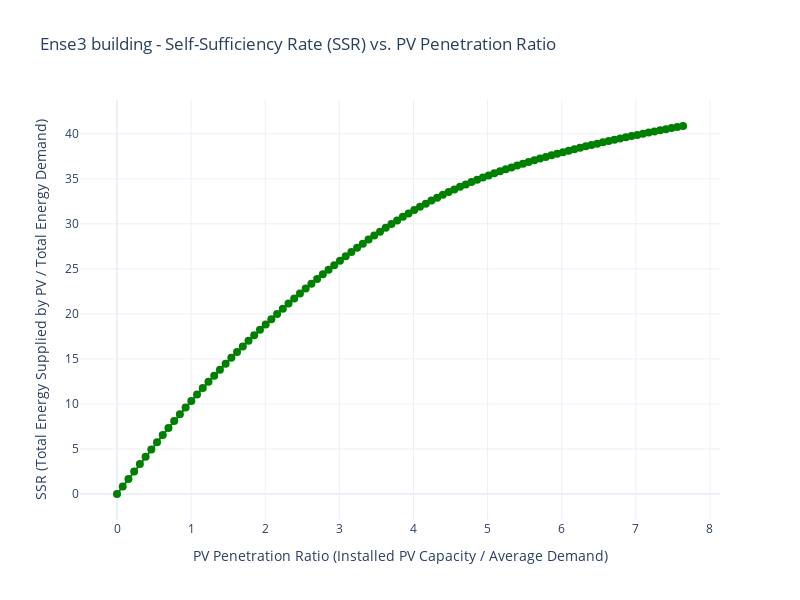

The code cell stored with this chart in its notebook:
### Code cell
import numpy as np
import plotly.graph_objects as go

# ---------------------------
# City-Level Annual SSR Analysis (PV Penetration Ratio)
# ---------------------------

# 1) Compute total PV production over the year
total_pv_power_production = merged_data['PV_Production_kWh'].sum()

# 2) Compute average production over the year (e.g., 8760 hours)
average_pv_power_production = total_pv_power_production / 8760

# 3) Calculate total annual energy demand
total_energy_demand = merged_data['Consumption_kWh'].sum()

# 4) Compute average demand in kW (again, dividing by 8760)
average_demand = total_energy_demand / 8760

# 5) Define the range of # of panels
num_panels_range = np.arange(0, 10000, 100)

# Initialize lists
ssr_values = []
pv_penetration_ratio = []

for num_panels in num_panels_range:
    # installed_capacity in kW = (# panels) * (avg PV power from 1 'panel'?)
    #  => You may need to define exactly how 1 panel relates to 'PV_Production_kWh' 
    installed_capacity = num_panels * average_pv_power_production
    
    ratio = (installed_capacity / average_demand) if average_demand != 0 else 0
    pv_penetration_ratio.append(ratio)

    total_energy_supplied_pv = 0.0
    
    # Loop over each hour in merged_data
    for timestamp in merged_data.index:
        # consumption
        consumption = merged_data['Consumption_kWh'].loc[timestamp]
        # PV production that hour
        # (Double-check the logic: 'merged_data["PV_Production_kWh"]' might already be
        #  for 1 "kW" or 1 "panel"? Adjust accordingly.)
        pv_production = merged_data['PV_Production_kWh'].loc[timestamp] * num_panels * average_pv_power_production
        
        energy_supplied = min(pv_production, consumption)
        total_energy_supplied_pv += energy_supplied

    if total_energy_demand > 0:
        ssr = (total_energy_supplied_pv / total_energy_demand) * 100
    else:
        ssr = 0
    ssr_values.append(ssr)

# Now plot
fig_ssr = go.Figure()

fig_ssr.add_trace(go.Scatter(
    x=pv_penetration_ratio,
    y=ssr_values,
    mode='lines+markers',
    name='SSR (%)',
    line=dict(color='green'),
    marker=dict(size=8),
    hovertemplate='<b>PV Penetration Ratio:</b> %{x:.4f}<br>'
                  '<b>SSR (%):</b> %{y:.2f}<br>'
                  '<b>Number of Panels:</b> %{customdata:,}',
    customdata=num_panels_range
))

fig_ssr.update_layout(
    title='Ense3 building - Self-Sufficiency Rate (SSR) vs. PV Penetration Ratio',
    xaxis_title='PV Penetration Ratio (Installed PV Capacity / Average Demand)',
    yaxis_title='SSR (Total Energy Supplied by PV / Total Energy Demand)',
    template='plotly_white',
    width=800,
    height=600,
    font=dict(size=12)
)

fig_ssr.show()

### Figure 1 — Plotly figure (JSON) as saved in the notebook; plotly's stock layout.template omitted (floating-point values rounded to 4 significant figures)
{"data": [{"customdata": [0, 100, 200, 300, 400, 500, 600, 700, 800, 900, 1000, 1100, 1200, 1300, 1400, 1500, 1600, 1700, 1800, 1900, 2000, 2100, 2200, 2300, 2400, 2500, 2600, 2700, 2800, 2900, 3000, 3100, 3200, 3300, 3400, 3500, 3600, 3700, 3800, 3900, 4000, 4100, 4200, 4300, 4400, 4500, 4600, 4700, 4800, 4900, 5000, 5100, 5200, 5300, 5400, 5500, 5600, 5700, 5800, 5900, 6000, 6100, 6200, 6300, 6400, 6500, 6600, 6700, 6800, 6900, 7000, 7100, 7200, 7300, 7400, 7500, 7600, 7700, 7800, 7900, 8000, 8100, 8200, 8300, 8400, 8500, 8600, 8700, 8800, 8900, 9000, 9100, 9200, 9300, 9400, 9500, 9600, 9700, 9800, 9900], "hovertemplate": "<b>PV Penetration Ratio:</b> %{x:.4f}<br><b>SSR (%):</b> %{y:.2f}<br><b>Number of Panels:</b> %{customdata:,}", "line": {"color": "green"}, "marker": {"size": 8}, "mode": "lines+markers", "name": "SSR (%)", "type": "scatter", "x": [0, 0.07713, 0.1543, 0.2314, 0.3085, 0.3857, 0.4628, 0.5399, 0.6171, 0.6942, 0.7713, 0.8485, 0.9256, 1.003, 1.08, 1.157, 1.234, 1.311, 1.388, 1.466, 1.543, 1.62, 1.697, 1.774, 1.851, 1.928, 2.005, 2.083, 2.16, 2.237, 2.314, 2.391, 2.468, 2.545, 2.623, 2.7, 2.777, 2.854, 2.931, 3.008, 3.085, 3.162, 3.24, 3.317, 3.394, 3.471, 3.548, 3.625, 3.702, 3.78, 3.857, 3.934, 4.011, 4.088, 4.165, 4.242, 4.319, 4.397, 4.474, 4.551, 4.628, 4.705, 4.782, 4.859, 4.937, 5.014, 5.091, 5.168, 5.245, 5.322, 5.399, 5.476, 5.554, 5.631, 5.708, 5.785, 5.862, 5.939, 6.016, 6.094, 6.171, 6.248, 6.325, 6.402, 6.479, 6.556, 6.633, 6.711, 6.788, 6.865, 6.942, 7.019, 7.096, 7.173, 7.251, 7.328, 7.405, 7.482, 7.559, 7.636], "y": [0, 0.8316, 1.663, 2.494, 3.32, 4.139, 4.95, 5.753, 6.546, 7.328, 8.097, 8.854, 9.599, 10.33, 11.05, 11.76, 12.45, 13.14, 13.81, 14.47, 15.12, 15.76, 16.39, 17.01, 17.62, 18.23, 18.83, 19.42, 20.0, 20.58, 21.15, 21.71, 22.26, 22.81, 23.35, 23.88, 24.4, 24.91, 25.41, 25.91, 26.39, 26.87, 27.34, 27.8, 28.25, 28.7, 29.13, 29.56, 29.98, 30.38, 30.78, 31.16, 31.53, 31.89, 32.24, 32.58, 32.9, 33.22, 33.53, 33.82, 34.11, 34.38, 34.64, 34.9, 35.14, 35.38, 35.61, 35.84, 36.05, 36.26, 36.47, 36.67, 36.86, 37.06, 37.24, 37.43, 37.61, 37.78, 37.96, 38.12, 38.29, 38.45, 38.6, 38.75, 38.9, 39.05, 39.19, 39.33, 39.47, 39.61, 39.75, 39.88, 40.01, 40.14, 40.27, 40.39, 40.51, 40.63, 40.75, 40.86]}], "layout": {"font": {"size": 12}, "height": 600, "title": {"text": "Ense3 building - Self-Sufficiency Rate (SSR) vs. PV Penetration Ratio"}, "width": 800, "xaxis": {"title": {"text": "PV Penetration Ratio (Installed PV Capacity / Average Demand)"}}, "yaxis": {"title": {"text": "SSR (Total Energy Supplied by PV / Total Energy Demand)"}}}}
